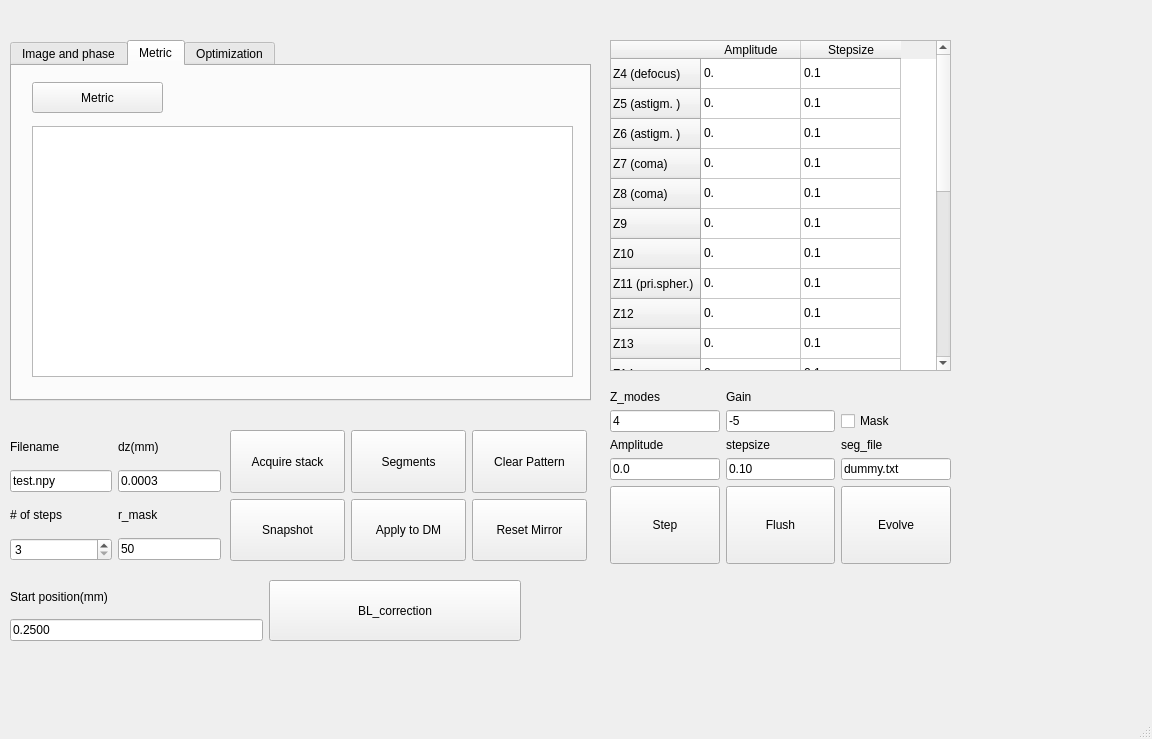
<?xml version="1.0" encoding="UTF-8"?>
<ui version="4.0">
 <class>Form</class>
 <widget class="QMainWindow" name="Form">
  <property name="geometry">
   <rect>
    <x>0</x>
    <y>0</y>
    <width>1152</width>
    <height>739</height>
   </rect>
  </property>
  <property name="sizePolicy">
   <sizepolicy hsizetype="Expanding" vsizetype="Minimum">
    <horstretch>0</horstretch>
    <verstretch>0</verstretch>
   </sizepolicy>
  </property>
  <property name="windowTitle">
   <string>MainWindow</string>
  </property>
  <widget class="QWidget" name="centralwidget">
   <widget class="QWidget" name="gridLayoutWidget_2">
    <property name="geometry">
     <rect>
      <x>230</x>
      <y>430</y>
      <width>357</width>
      <height>131</height>
     </rect>
    </property>
    <layout class="QGridLayout" name="grid_mainbuttons">
     <property name="sizeConstraint">
      <enum>QLayout::SetNoConstraint</enum>
     </property>
     <property name="horizontalSpacing">
      <number>6</number>
     </property>
     <item row="0" column="1">
      <widget class="QPushButton" name="pushButton_segments">
       <property name="sizePolicy">
        <sizepolicy hsizetype="Expanding" vsizetype="Expanding">
         <horstretch>0</horstretch>
         <verstretch>0</verstretch>
        </sizepolicy>
       </property>
       <property name="text">
        <string>Segments</string>
       </property>
      </widget>
     </item>
     <item row="0" column="4">
      <widget class="QPushButton" name="pushButton_clear">
       <property name="sizePolicy">
        <sizepolicy hsizetype="Expanding" vsizetype="Expanding">
         <horstretch>0</horstretch>
         <verstretch>0</verstretch>
        </sizepolicy>
       </property>
       <property name="text">
        <string>Clear Pattern</string>
       </property>
      </widget>
     </item>
     <item row="1" column="1">
      <widget class="QPushButton" name="pushButton_apply2mirror">
       <property name="sizePolicy">
        <sizepolicy hsizetype="Minimum" vsizetype="Expanding">
         <horstretch>0</horstretch>
         <verstretch>0</verstretch>
        </sizepolicy>
       </property>
       <property name="text">
        <string>Apply to DM</string>
       </property>
      </widget>
     </item>
     <item row="1" column="4">
      <widget class="QPushButton" name="pushButton_reset">
       <property name="sizePolicy">
        <sizepolicy hsizetype="Minimum" vsizetype="Expanding">
         <horstretch>0</horstretch>
         <verstretch>0</verstretch>
        </sizepolicy>
       </property>
       <property name="text">
        <string>Reset Mirror</string>
       </property>
      </widget>
     </item>
     <item row="0" column="0">
      <widget class="QPushButton" name="pushButton_acquire">
       <property name="sizePolicy">
        <sizepolicy hsizetype="Expanding" vsizetype="Expanding">
         <horstretch>0</horstretch>
         <verstretch>0</verstretch>
        </sizepolicy>
       </property>
       <property name="text">
        <string>Acquire stack</string>
       </property>
      </widget>
     </item>
     <item row="1" column="0">
      <widget class="QPushButton" name="pushButton_snapshot">
       <property name="sizePolicy">
        <sizepolicy hsizetype="Expanding" vsizetype="Expanding">
         <horstretch>0</horstretch>
         <verstretch>0</verstretch>
        </sizepolicy>
       </property>
       <property name="text">
        <string>Snapshot</string>
       </property>
      </widget>
     </item>
    </layout>
   </widget>
   <widget class="QTabWidget" name="tab_display">
    <property name="geometry">
     <rect>
      <x>10</x>
      <y>40</y>
      <width>581</width>
      <height>361</height>
     </rect>
    </property>
    <property name="currentIndex">
     <number>1</number>
    </property>
    <widget class="QWidget" name="tab_image_phase">
     <attribute name="title">
      <string>Image and phase</string>
     </attribute>
     <widget class="QGraphicsView" name="mpl_image">
      <property name="geometry">
       <rect>
        <x>10</x>
        <y>30</y>
        <width>271</width>
        <height>271</height>
       </rect>
      </property>
     </widget>
     <widget class="QGraphicsView" name="mpl_phase">
      <property name="geometry">
       <rect>
        <x>280</x>
        <y>30</y>
        <width>281</width>
        <height>271</height>
       </rect>
      </property>
     </widget>
    </widget>
    <widget class="QWidget" name="tab_metric">
     <attribute name="title">
      <string>Metric</string>
     </attribute>
     <widget class="QGraphicsView" name="mpl_metrics">
      <property name="geometry">
       <rect>
        <x>20</x>
        <y>60</y>
        <width>541</width>
        <height>251</height>
       </rect>
      </property>
     </widget>
     <widget class="QPushButton" name="pushButton_metric">
      <property name="geometry">
       <rect>
        <x>20</x>
        <y>16</y>
        <width>131</width>
        <height>31</height>
       </rect>
      </property>
      <property name="text">
       <string>Metric</string>
      </property>
     </widget>
     <zorder>mpl_metrics</zorder>
     <zorder>pushButton_metric</zorder>
     <zorder>verticalLayoutWidget_2</zorder>
    </widget>
    <widget class="QWidget" name="tab_Optimize">
     <attribute name="title">
      <string>Optimization</string>
     </attribute>
    </widget>
   </widget>
   <widget class="QTableWidget" name="table_Zcoeffs">
    <property name="geometry">
     <rect>
      <x>610</x>
      <y>40</y>
      <width>341</width>
      <height>331</height>
     </rect>
    </property>
    <property name="editTriggers">
     <set>QAbstractItemView::NoEditTriggers</set>
    </property>
    <row>
     <property name="text">
      <string>Z4 (defocus)</string>
     </property>
    </row>
    <row>
     <property name="text">
      <string>Z5 (astigm. )</string>
     </property>
    </row>
    <row>
     <property name="text">
      <string>Z6 (astigm. )</string>
     </property>
    </row>
    <row>
     <property name="text">
      <string>Z7 (coma)</string>
     </property>
    </row>
    <row>
     <property name="text">
      <string>Z8 (coma)</string>
     </property>
    </row>
    <row>
     <property name="text">
      <string>Z9</string>
     </property>
    </row>
    <row>
     <property name="text">
      <string>Z10</string>
     </property>
    </row>
    <row>
     <property name="text">
      <string>Z11 (pri.spher.)</string>
     </property>
    </row>
    <row>
     <property name="text">
      <string>Z12</string>
     </property>
    </row>
    <row>
     <property name="text">
      <string>Z13</string>
     </property>
    </row>
    <row>
     <property name="text">
      <string>Z14</string>
     </property>
    </row>
    <row>
     <property name="text">
      <string>Z15</string>
     </property>
    </row>
    <row>
     <property name="text">
      <string>Z16</string>
     </property>
    </row>
    <row>
     <property name="text">
      <string>Z17</string>
     </property>
    </row>
    <row>
     <property name="text">
      <string>Z18</string>
     </property>
    </row>
    <row>
     <property name="text">
      <string>Z19</string>
     </property>
    </row>
    <row>
     <property name="text">
      <string>Z20</string>
     </property>
    </row>
    <row>
     <property name="text">
      <string>Z21</string>
     </property>
    </row>
    <row>
     <property name="text">
      <string>Z22</string>
     </property>
    </row>
    <row>
     <property name="text">
      <string>Z23</string>
     </property>
    </row>
    <row>
     <property name="text">
      <string>Z24</string>
     </property>
    </row>
    <row>
     <property name="text">
      <string>Z25</string>
     </property>
    </row>
    <column>
     <property name="text">
      <string>Amplitude</string>
     </property>
    </column>
    <column>
     <property name="text">
      <string>Stepsize</string>
     </property>
    </column>
    <item row="0" column="0">
     <property name="text">
      <string>0.</string>
     </property>
    </item>
    <item row="0" column="1">
     <property name="text">
      <string>0.1</string>
     </property>
    </item>
    <item row="1" column="0">
     <property name="text">
      <string>0.</string>
     </property>
    </item>
    <item row="1" column="1">
     <property name="text">
      <string>0.1</string>
     </property>
    </item>
    <item row="2" column="0">
     <property name="text">
      <string>0.</string>
     </property>
    </item>
    <item row="2" column="1">
     <property name="text">
      <string>0.1</string>
     </property>
    </item>
    <item row="3" column="0">
     <property name="text">
      <string>0.</string>
     </property>
    </item>
    <item row="3" column="1">
     <property name="text">
      <string>0.1</string>
     </property>
    </item>
    <item row="4" column="0">
     <property name="text">
      <string>0.</string>
     </property>
    </item>
    <item row="4" column="1">
     <property name="text">
      <string>0.1</string>
     </property>
    </item>
    <item row="5" column="0">
     <property name="text">
      <string>0.</string>
     </property>
    </item>
    <item row="5" column="1">
     <property name="text">
      <string>0.1</string>
     </property>
    </item>
    <item row="6" column="0">
     <property name="text">
      <string>0.</string>
     </property>
    </item>
    <item row="6" column="1">
     <property name="text">
      <string>0.1</string>
     </property>
    </item>
    <item row="7" column="0">
     <property name="text">
      <string>0.</string>
     </property>
    </item>
    <item row="7" column="1">
     <property name="text">
      <string>0.1</string>
     </property>
    </item>
    <item row="8" column="0">
     <property name="text">
      <string>0.</string>
     </property>
    </item>
    <item row="8" column="1">
     <property name="text">
      <string>0.1</string>
     </property>
    </item>
    <item row="9" column="0">
     <property name="text">
      <string>0.</string>
     </property>
    </item>
    <item row="9" column="1">
     <property name="text">
      <string>0.1</string>
     </property>
    </item>
    <item row="10" column="0">
     <property name="text">
      <string>0.</string>
     </property>
    </item>
    <item row="10" column="1">
     <property name="text">
      <string>0.1</string>
     </property>
    </item>
    <item row="11" column="0">
     <property name="text">
      <string>0.</string>
     </property>
    </item>
    <item row="11" column="1">
     <property name="text">
      <string>0.1</string>
     </property>
    </item>
    <item row="12" column="0">
     <property name="text">
      <string>0.</string>
     </property>
    </item>
    <item row="12" column="1">
     <property name="text">
      <string>0.1</string>
     </property>
    </item>
    <item row="13" column="0">
     <property name="text">
      <string>0.</string>
     </property>
    </item>
    <item row="13" column="1">
     <property name="text">
      <string>0.1</string>
     </property>
    </item>
    <item row="14" column="0">
     <property name="text">
      <string>0.</string>
     </property>
    </item>
    <item row="14" column="1">
     <property name="text">
      <string>0.1</string>
     </property>
    </item>
    <item row="15" column="0">
     <property name="text">
      <string>0.</string>
     </property>
    </item>
    <item row="15" column="1">
     <property name="text">
      <string>0.1</string>
     </property>
    </item>
    <item row="16" column="0">
     <property name="text">
      <string>0.</string>
     </property>
    </item>
    <item row="16" column="1">
     <property name="text">
      <string>0.1</string>
     </property>
    </item>
    <item row="17" column="0">
     <property name="text">
      <string>0.</string>
     </property>
    </item>
    <item row="17" column="1">
     <property name="text">
      <string>0.1</string>
     </property>
    </item>
    <item row="18" column="0">
     <property name="text">
      <string>0.</string>
     </property>
    </item>
    <item row="18" column="1">
     <property name="text">
      <string>0.1</string>
     </property>
    </item>
    <item row="19" column="0">
     <property name="text">
      <string>0.</string>
     </property>
    </item>
    <item row="19" column="1">
     <property name="text">
      <string>0.1</string>
     </property>
    </item>
    <item row="20" column="0">
     <property name="text">
      <string>0.</string>
     </property>
    </item>
    <item row="20" column="1">
     <property name="text">
      <string>0.1</string>
     </property>
    </item>
    <item row="21" column="0">
     <property name="text">
      <string>0.</string>
     </property>
    </item>
    <item row="21" column="1">
     <property name="text">
      <string>0.1</string>
     </property>
    </item>
   </widget>
   <widget class="QWidget" name="gridLayoutWidget_3">
    <property name="geometry">
     <rect>
      <x>610</x>
      <y>390</y>
      <width>341</width>
      <height>174</height>
     </rect>
    </property>
    <layout class="QGridLayout" name="grid_zernset">
     <item row="2" column="0">
      <widget class="QLabel" name="label_zampli">
       <property name="sizePolicy">
        <sizepolicy hsizetype="Expanding" vsizetype="Minimum">
         <horstretch>0</horstretch>
         <verstretch>0</verstretch>
        </sizepolicy>
       </property>
       <property name="text">
        <string>Amplitude</string>
       </property>
      </widget>
     </item>
     <item row="2" column="2">
      <widget class="QLabel" name="label_segfile">
       <property name="text">
        <string>seg_file</string>
       </property>
      </widget>
     </item>
     <item row="0" column="0">
      <widget class="QLabel" name="label_zmode">
       <property name="sizePolicy">
        <sizepolicy hsizetype="Expanding" vsizetype="Minimum">
         <horstretch>0</horstretch>
         <verstretch>0</verstretch>
        </sizepolicy>
       </property>
       <property name="text">
        <string>Z_modes</string>
       </property>
      </widget>
     </item>
     <item row="1" column="0">
      <widget class="QLineEdit" name="lineEdit_zmode">
       <property name="sizePolicy">
        <sizepolicy hsizetype="Expanding" vsizetype="Fixed">
         <horstretch>0</horstretch>
         <verstretch>0</verstretch>
        </sizepolicy>
       </property>
       <property name="text">
        <string>4</string>
       </property>
      </widget>
     </item>
     <item row="3" column="1">
      <widget class="QLineEdit" name="lineEdit_zernstep">
       <property name="sizePolicy">
        <sizepolicy hsizetype="Expanding" vsizetype="Fixed">
         <horstretch>0</horstretch>
         <verstretch>0</verstretch>
        </sizepolicy>
       </property>
       <property name="text">
        <string>0.10</string>
       </property>
      </widget>
     </item>
     <item row="1" column="1">
      <widget class="QLineEdit" name="lineEdit_gain">
       <property name="text">
        <string>-5</string>
       </property>
      </widget>
     </item>
     <item row="3" column="2">
      <widget class="QLineEdit" name="lineEdit_segfile">
       <property name="text">
        <string>dummy.txt</string>
       </property>
      </widget>
     </item>
     <item row="3" column="0">
      <widget class="QLineEdit" name="lineEdit_zernampli">
       <property name="sizePolicy">
        <sizepolicy hsizetype="Expanding" vsizetype="Fixed">
         <horstretch>0</horstretch>
         <verstretch>0</verstretch>
        </sizepolicy>
       </property>
       <property name="text">
        <string>0.0</string>
       </property>
      </widget>
     </item>
     <item row="0" column="1">
      <widget class="QLabel" name="label_gain">
       <property name="text">
        <string>Gain</string>
       </property>
      </widget>
     </item>
     <item row="1" column="2">
      <widget class="QCheckBox" name="checkBox_mask">
       <property name="text">
        <string>Mask</string>
       </property>
      </widget>
     </item>
     <item row="2" column="1">
      <widget class="QLabel" name="label_zernstep">
       <property name="sizePolicy">
        <sizepolicy hsizetype="Expanding" vsizetype="Minimum">
         <horstretch>0</horstretch>
         <verstretch>0</verstretch>
        </sizepolicy>
       </property>
       <property name="text">
        <string>stepsize</string>
       </property>
      </widget>
     </item>
     <item row="4" column="0">
      <widget class="QPushButton" name="pushButton_stepZern">
       <property name="sizePolicy">
        <sizepolicy hsizetype="Expanding" vsizetype="Expanding">
         <horstretch>0</horstretch>
         <verstretch>0</verstretch>
        </sizepolicy>
       </property>
       <property name="text">
        <string>Step</string>
       </property>
      </widget>
     </item>
     <item row="4" column="1">
      <widget class="QPushButton" name="pushButton_flush">
       <property name="sizePolicy">
        <sizepolicy hsizetype="Expanding" vsizetype="Expanding">
         <horstretch>0</horstretch>
         <verstretch>0</verstretch>
        </sizepolicy>
       </property>
       <property name="text">
        <string>Flush</string>
       </property>
      </widget>
     </item>
     <item row="4" column="2">
      <widget class="QPushButton" name="pushButton_evolve">
       <property name="sizePolicy">
        <sizepolicy hsizetype="Expanding" vsizetype="Expanding">
         <horstretch>0</horstretch>
         <verstretch>0</verstretch>
        </sizepolicy>
       </property>
       <property name="text">
        <string>Evolve</string>
       </property>
      </widget>
     </item>
    </layout>
   </widget>
   <widget class="QWidget" name="gridLayoutWidget">
    <property name="geometry">
     <rect>
      <x>10</x>
      <y>430</y>
      <width>211</width>
      <height>131</height>
     </rect>
    </property>
    <layout class="QGridLayout" name="grid_acquisition">
     <item row="2" column="1">
      <widget class="QLabel" name="label_masksize">
       <property name="text">
        <string>r_mask</string>
       </property>
      </widget>
     </item>
     <item row="2" column="0">
      <widget class="QLabel" name="label_nsteps">
       <property name="sizePolicy">
        <sizepolicy hsizetype="Expanding" vsizetype="Preferred">
         <horstretch>0</horstretch>
         <verstretch>0</verstretch>
        </sizepolicy>
       </property>
       <property name="text">
        <string># of steps</string>
       </property>
      </widget>
     </item>
     <item row="3" column="1">
      <widget class="QLineEdit" name="lineEdit_mask">
       <property name="text">
        <string>50</string>
       </property>
      </widget>
     </item>
     <item row="1" column="1">
      <widget class="QLineEdit" name="lineEdit_dz">
       <property name="text">
        <string>0.0003</string>
       </property>
      </widget>
     </item>
     <item row="3" column="0">
      <widget class="QSpinBox" name="spinbox_Nsteps">
       <property name="sizePolicy">
        <sizepolicy hsizetype="Expanding" vsizetype="Fixed">
         <horstretch>0</horstretch>
         <verstretch>0</verstretch>
        </sizepolicy>
       </property>
       <property name="minimum">
        <number>3</number>
       </property>
       <property name="maximum">
        <number>50</number>
       </property>
      </widget>
     </item>
     <item row="0" column="0">
      <widget class="QLabel" name="label_fname">
       <property name="text">
        <string>Filename</string>
       </property>
      </widget>
     </item>
     <item row="1" column="0">
      <widget class="QLineEdit" name="lineEdit_filename">
       <property name="text">
        <string>test.npy</string>
       </property>
      </widget>
     </item>
     <item row="0" column="1">
      <widget class="QLabel" name="label_stepsize">
       <property name="sizePolicy">
        <sizepolicy hsizetype="Preferred" vsizetype="Preferred">
         <horstretch>0</horstretch>
         <verstretch>0</verstretch>
        </sizepolicy>
       </property>
       <property name="layoutDirection">
        <enum>Qt::LeftToRight</enum>
       </property>
       <property name="text">
        <string>dz(mm)</string>
       </property>
      </widget>
     </item>
    </layout>
   </widget>
   <widget class="QWidget" name="verticalLayoutWidget">
    <property name="geometry">
     <rect>
      <x>970</x>
      <y>40</y>
      <width>131</width>
      <height>641</height>
     </rect>
    </property>
    <layout class="QVBoxLayout" name="verticalLayout_activeZ"/>
   </widget>
   <widget class="QWidget" name="horizontalLayoutWidget">
    <property name="geometry">
     <rect>
      <x>10</x>
      <y>580</y>
      <width>511</width>
      <height>61</height>
     </rect>
    </property>
    <layout class="QHBoxLayout" name="horizontalLayout_BL">
     <item>
      <layout class="QVBoxLayout" name="verticalLayout">
       <item>
        <widget class="QLabel" name="label_start">
         <property name="text">
          <string>Start position(mm)</string>
         </property>
        </widget>
       </item>
       <item>
        <widget class="QLineEdit" name="lineEdit_start">
         <property name="text">
          <string>0.2500</string>
         </property>
        </widget>
       </item>
      </layout>
     </item>
     <item>
      <widget class="QPushButton" name="pushButton_BL">
       <property name="sizePolicy">
        <sizepolicy hsizetype="Expanding" vsizetype="Expanding">
         <horstretch>0</horstretch>
         <verstretch>0</verstretch>
        </sizepolicy>
       </property>
       <property name="text">
        <string>BL_correction</string>
       </property>
      </widget>
     </item>
    </layout>
   </widget>
   <zorder>gridLayoutWidget_2</zorder>
   <zorder>tab_display</zorder>
   <zorder>table_Zcoeffs</zorder>
   <zorder>gridLayoutWidget_3</zorder>
   <zorder>gridLayoutWidget</zorder>
   <zorder>verticalLayoutWidget</zorder>
   <zorder>horizontalLayoutWidget</zorder>
   <zorder>label_starting</zorder>
  </widget>
  <widget class="QMenuBar" name="menubar">
   <property name="geometry">
    <rect>
     <x>0</x>
     <y>0</y>
     <width>1152</width>
     <height>25</height>
    </rect>
   </property>
  </widget>
  <widget class="QStatusBar" name="statusbar"/>
 </widget>
 <resources/>
 <connections/>
</ui>
